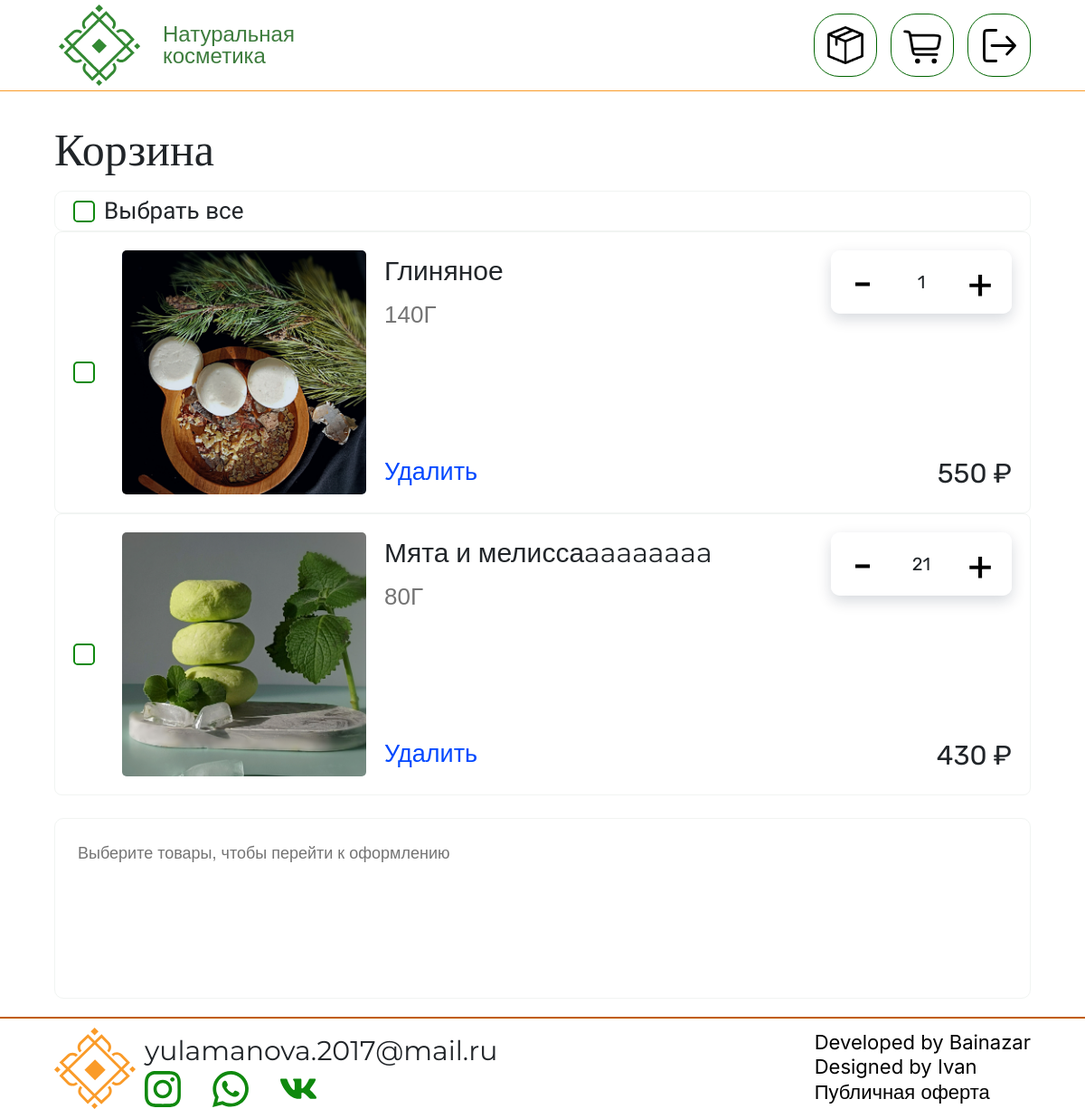
/cart/ (signed in), run on an earlier commit of the app's database.
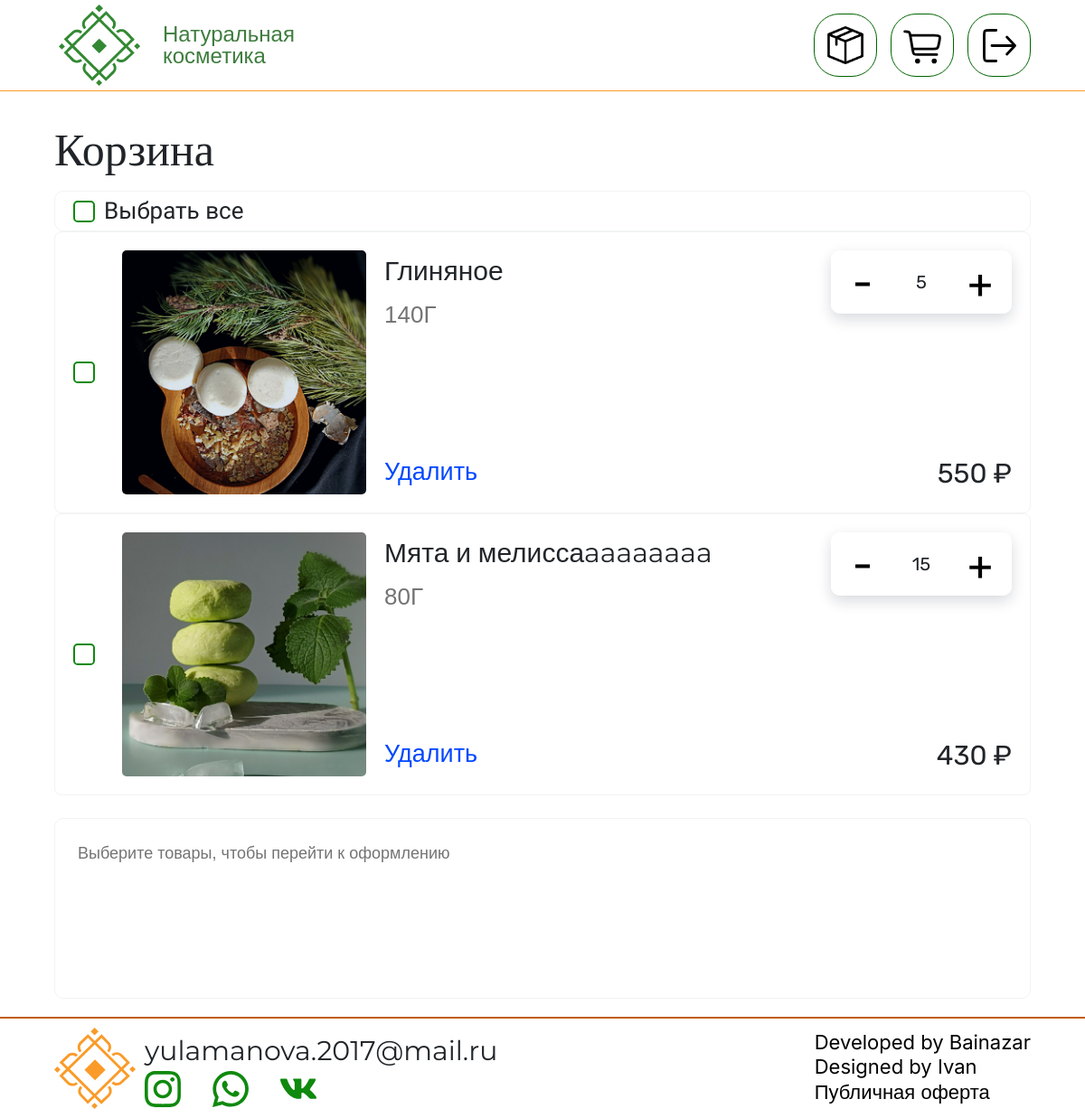
And on a later commit of the database.
### main/models.py (models this page shows, shortened)
class Cart_relation(models.Model):
    user = models.ForeignKey(User, verbose_name="Пользователь", on_delete=models.CASCADE)
    product = models.ForeignKey(Product, verbose_name="Товар", on_delete=models.CASCADE)
    amount = models.PositiveIntegerField("Количество")
    class Meta:
        verbose_name = 'Корзина'
        verbose_name_plural = "Корзины"

class Product(models.Model):
    name = models.CharField("Название", max_length=250)
    description = models.TextField("Описание")
    price = models.IntegerField(verbose_name="Цена")
    category = models.ForeignKey(Category, verbose_name="Категория", on_delete=models.CASCADE)
    poster = models.ImageField(upload_to="posters/")
    components = models.ManyToManyField(Component, verbose_name="Составляющее")
    weight = models.PositiveIntegerField('Вес товара', help_text='Указывать в граммах', default=0)
    amount = models.IntegerField('Количество в наличии', default=1)
    def get_absolute_url(self):
        return reverse("product", kwargs={"id": self.pk})
    class Meta:
        verbose_name = 'Товар'
        verbose_name_plural = "Товары"

### main/views.py (the view)
# urls.py: path('cart/', views.cart, name='cart'),
@login_required
def cart(request):
    relations = get_products_in_cart_of(request.user)
    context = {"relations": relations}
    return render(request, 'main/cart.html', context)

### main/orm_requests.py (called while the page is built)
def get_products_in_cart_of(user):
    return Cart_relation.objects.filter(user=user, amount__gt = 0)

### templates/main/cart.html (shortened to what this page needs)
{% extends 'base.html' %}{% load static %}
{% block content %}
    <div class="cart-wrapper">
        <div class="cart-title-block">
            <span class="cart-title">
                Корзина
            </span>
        </div>
        {% if relations.count > 0 %}
        <div class="select2all">
            <label for="all-box" class="select2all-label">Выбрать все</label>
        </div>
        <div class="checkout-and-product-list">
            <div class="product-list-in-cart">
                {% for relation in relations %}
                <div class="product-block-in-cart" id="product-block-{{ relation.product.id }}">
                    <div class="product-block-wrapper">
                        <label class="product-label" for="{{ relation.product.id }}"></label>
                        <div onclick="location.href = '{{ relation.product.get_absolute_url }}'" class="img-wrapper"><img class="product-preview-in-cart" src="{{ relation.product.poster.url }}"></div>
                        <div class="common-info">
                            <div class="name-weight-delete">
                                <div class="name-weight">
                                    <span class="name">{{ relation.product.name }}</span>
                                    <span class="weight">{{ relation.product.weight }}Г</span>
                                </div>
                                <span onclick="remove({{ relation.product.id }}, '{{ csrf_token }}')" class="delete">Удалить</span>
                            </div>
                            <div class="price-plus-minus-platform">
                                <div class="plus-minus-platform">
                                    <button onclick="minus({{ relation.product.id }}, '{{ csrf_token }}')" class="minus-in-cart">-</button>
                                    <span class="count" id="count-of-{{ relation.product.id }}">{{ relation.amount }}</span>
                                    <button onclick="plus({{ relation.product.id }}, '{{ csrf_token }}')" class="plus-in-cart">+</button>
                                </div>
                                <span class="price-in-cart"><span class='price-value-{{ relation.product.id }}'>{{ relation.product.price }}</span> ₽</span>
                            </div>
                        </div>
                    </div>
                </div>
                {% endfor %}
            </div>
            <div class="checkout-block">
                <div class="checkout-block-wrapper">
                    <span class='need2select'>Выберите товары, чтобы перейти к оформлению</span>
                </div>
            </div>
        </div>
        {% else %}
            <span class="empty-cart-info">В вашей корзине ещё нет товаров</span>
        {% endif %}
    </div>
{% endblock content %}

What changed in the data, as far as the page shows it:
changed Cart_relation "Глиняное": amount "1" → "5"
changed Cart_relation "Мята и мелиссаaaaaaaaa": amount "21" → "15"
